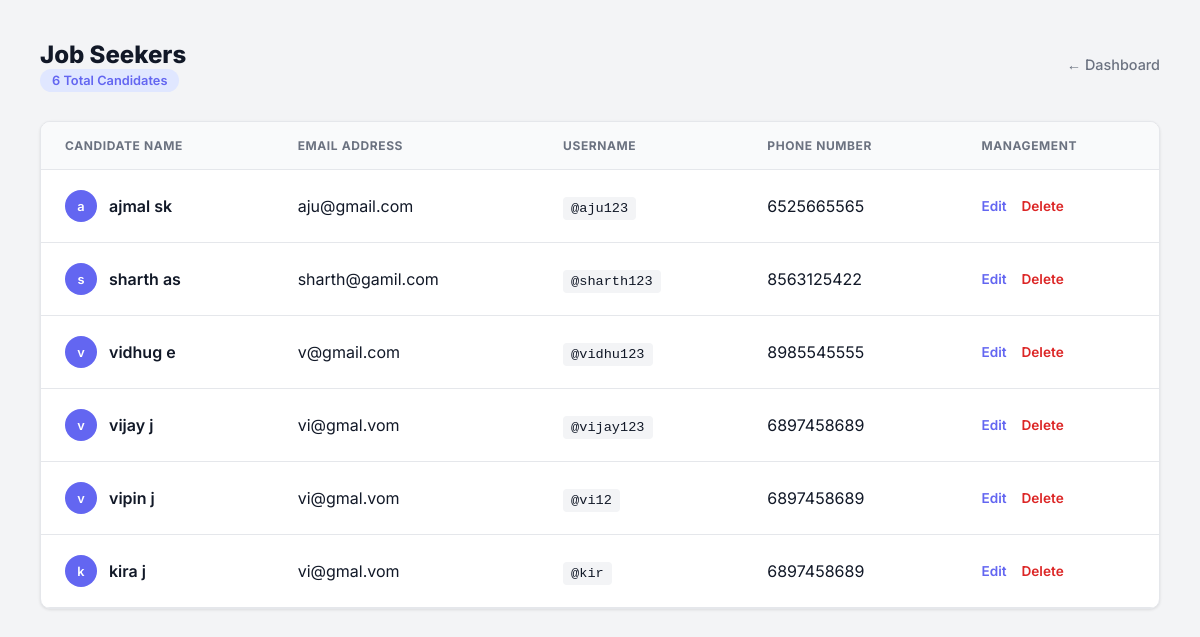
The app's page /job_seeker_list_main with its own data.
### final_app/models.py (models this page shows)
class usertables(models.Model):
   jobseeker=models.ForeignKey(User,on_delete=models.CASCADE)
   phonenumber=models.IntegerField( null=True, blank=True)

### final_app/views.py (the view)
# urls.py: path('job_seeker_list_main',views.job_seeker_list_main,name='job_seeker_list_main'),
def job_seeker_list_main (request):
    ad=usertables.objects.all()
    return render(request,'job_seeker_list_main.html',{'a':ad})

### final_app/templates/job_seeker_list_main.html (shortened to what this page needs)
<!DOCTYPE html>
<html lang="en">
<head>
    {% load static %}
    <link rel="stylesheet" href="{% static 'css/job_seeker_list_main.css' %}">
</head>
<body>
    <div class="admin-wrapper">
        <header class="top-bar">
            <div class="title-section">
                <h1>Job Seekers</h1>
                <span class="count-badge">{{ a|length }} Total Candidates</span>
            </div>
            <a href="{% url 'main_admin' %}" class="back-link">← Dashboard</a>
        </header>
        <div class="table-container">
            <table>
                <thead>
                    <tr>
                        <th>Candidate Name</th>
                        <th>Email Address</th>
                        <th>Username</th>
                        <th>Phone Number</th>
                        <th class="actions-head">Management</th>
                    </tr>
                </thead>
                <tbody>
                    {% for i in a %}
                    <tr>
                        <td>
                            <div class="name-cell">
                                <div class="avatar">{{ i.jobseeker.first_name|slice:":1" }}</div>
                                <span>{{ i.jobseeker.first_name }} {{ i.jobseeker.last_name }}</span>
                            </div>
                        </td>
                        <td>{{ i.jobseeker.email }}</td>
                        <td><span class="tag">@{{ i.jobseeker.username }}</span></td>
                        <td>{{ i.phonenumber }}</td>
                        <td>
                            <div class="action-group">
                                <a href="{% url 'job_seeker_list_main_edit' i.id %}" class="btn-edit">Edit</a>
                                <a href="{% url 'jobseeker_main_delete' i.id %}" class="btn-delete" onclick="return confirm('Remove this candidate?')">Delete</a>
                            </div>
                        </td>
                    </tr>
                    {% empty %}
                    <tr>
                        <td colspan="5" class="no-data">No job seekers registered yet.</td>
                    </tr>
                    {% endfor %}
                </tbody>
            </table>
        </div>
    </div>
</body>
</html>

### static/css/job_seeker_list_main.css (style rules this page uses)
:root { --accent: #6366f1; --bg: #f3f4f6; --white: #ffffff; --text: #111827; --gray: #6b7280; --border: #e5e7eb; --red: #dc2626; }
body { font-family: 'Inter', sans-serif; background-color: var(--bg); color: var(--text); margin: 0; padding: 2.5rem; }
.admin-wrapper { max-width: 1200px; margin: 0 auto; }
.top-bar { display: flex; justify-content: space-between; align-items: center; margin-bottom: 2rem; }
.title-section h1 { margin: 0; font-size: 1.5rem; font-weight: 800; }
.count-badge { font-size: 0.8rem; background: #e0e7ff; color: var(--accent); padding: 4px 12px; border-radius: 20px; font-weight: 600; }
.back-link { text-decoration: none; color: var(--gray); font-weight: 500; font-size: 0.9rem; }
.table-container { background: var(--white); border-radius: 10px; box-shadow: 0 1px 3px rgba(0,0,0,0.1); overflow: hidden; border: 1px solid var(--border); }
table { width: 100%; border-collapse: collapse; }
th { background: #f9fafb; text-align: left; padding: 1rem 1.5rem; font-size: 0.75rem; text-transform: uppercase; color: var(--gray); letter-spacing: 0.05em; border-bottom: 1px solid var(--border); }
td { padding: 1.25rem 1.5rem; border-bottom: 1px solid var(--border); vertical-align: middle; }
.name-cell { display: flex; align-items: center; gap: 12px; font-weight: 600; }
.avatar { width: 32px; height: 32px; background: var(--accent); color: white; display: flex; align-items: center; justify-content: center; border-radius: 50%; font-size: 0.8rem; }
.tag { background: #f3f4f6; padding: 4px 8px; border-radius: 4px; font-family: 'Courier New', Courier, monospace; font-size: 0.85rem; }
.action-group { display: flex; gap: 15px; }
.btn-edit, .btn-delete { text-decoration: none; font-size: 0.85rem; font-weight: 600; }
.btn-edit { color: var(--accent); }
.btn-delete { color: var(--red); }

### records on screen
usertables: jobseeker.first_name "a", jobseeker.first_name "ajmal", jobseeker.last_name "sk", jobseeker.email "aju@gmail.com", jobseeker.username "aju123", phonenumber "6525665565"
usertables: jobseeker.first_name "s", jobseeker.first_name "sharth", jobseeker.last_name "as", jobseeker.email "sharth@gamil.com", jobseeker.username "sharth123", phonenumber "8563125422"
usertables: jobseeker.first_name "v", jobseeker.first_name "vidhug", jobseeker.last_name "e", jobseeker.email "v@gmail.com", jobseeker.username "vidhu123", phonenumber "8985545555"
usertables: jobseeker.first_name "v", jobseeker.first_name "vijay", jobseeker.last_name "j", jobseeker.email "vi@gmal.vom", jobseeker.username "vijay123", phonenumber "6897458689"
usertables: jobseeker.first_name "v", jobseeker.first_name "vipin", jobseeker.last_name "j", jobseeker.email "vi@gmal.vom", jobseeker.username "vi12", phonenumber "6897458689"
usertables: jobseeker.first_name "k", jobseeker.first_name "kira", jobseeker.last_name "j", jobseeker.email "vi@gmal.vom", jobseeker.username "kir", phonenumber "6897458689"

### other values on screen
{{ a|length }} "6"
